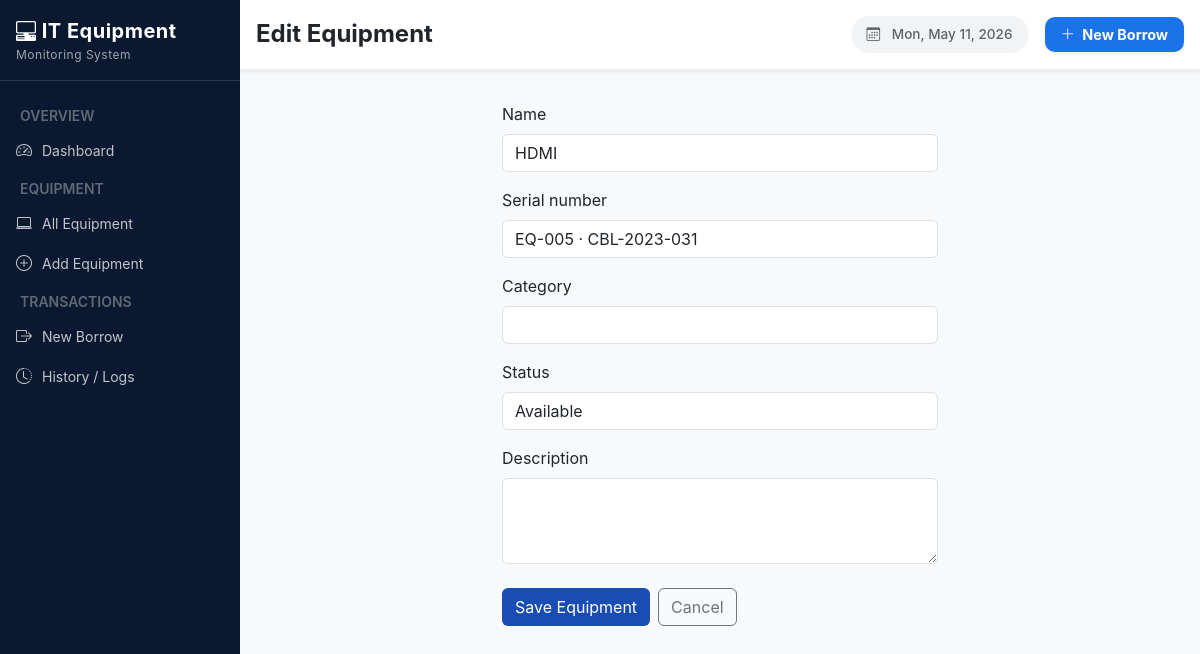
/equipment/2/edit/, run on the app's committed database.
### ems/models.py (models this page shows, shortened)
class Equipment(models.Model):
    STATUS_CHOICES = [
        ('available', 'Available'),
        ('borrowed',  'Borrowed'),
        ('unavailable', 'Not Available'),
    ]
    name = models.CharField(max_length=100)
    serial_number = models.CharField(max_length=100, unique=True)
    category = models.CharField(max_length=100, blank=True)
    status = models.CharField(max_length=20, choices=STATUS_CHOICES, default='available')
    description = models.TextField(blank=True)
    added_at = models.DateTimeField(auto_now_add=True)

### ems/views.py (the view)
# urls.py: path('equipment/<int:pk>/edit/',views.equipment_edit, name='equipment_edit'),
def equipment_edit(request, pk):
    eq   = get_object_or_404(Equipment, pk=pk)
    form = EquipmentForm(request.POST or None, instance=eq)
    if form.is_valid():
        form.save()
        messages.success(request, 'Equipment updated.')
        return redirect('all_equipment')
    return render(request, 'ems/equipment_form.html', {'form': form, 'title': 'Edit Equipment'})

### ems/forms.py
class EquipmentForm(forms.ModelForm):
    class Meta:
        model  = Equipment
        fields = ['name', 'serial_number', 'category', 'status', 'description']
        widgets = {
            'description': forms.Textarea(attrs={'rows': 3}),
        }
    def __init__(self, *args, **kwargs):
        super().__init__(*args, **kwargs)
        for field in self.fields.values():
            field.widget.attrs.setdefault('class', 'form-control')

### ems/templates/ems/equipment_form.html (shortened to what this page needs)
{% extends 'ems/base.html' %}
{% block page_title %}{{ title }}{% endblock %}
{% block content %}
<div class="row justify-content-center">
    <div class="col-lg-6">
        <div class="form-card">
            <form method="post">
                {% for field in form %}
                <div class="mb-3">
                    <label class="form-label">{{ field.label }}</label>
                    {{ field }}
                </div>
                {% endfor %}
                <div class="d-flex gap-2 mt-4">
                    <button type="submit" class="btn" style="background:#1a4db3;color:#fff;">Save Equipment</button>
                    <a href="{% url 'all_equipment' %}" class="btn btn-outline-secondary">Cancel</a>
                </div>
            </form>
        </div>
    </div>
</div>
{% endblock %}

### ems/templates/ems/base.html (style rules this page uses)
body { font-family: Inter, system-ui, -apple-system, sans-serif; background-color: #f8f9fa; margin: 0; overflow-x: hidden; }

### data on the page
Equipment: form "HDMI" "EQ-005 · CBL-2023-031" "Available"

### other printed values
{{ title }} "Edit Equipment"
{{ field.label }} "Name" "Serial number" "Category" "Status" "Description"
